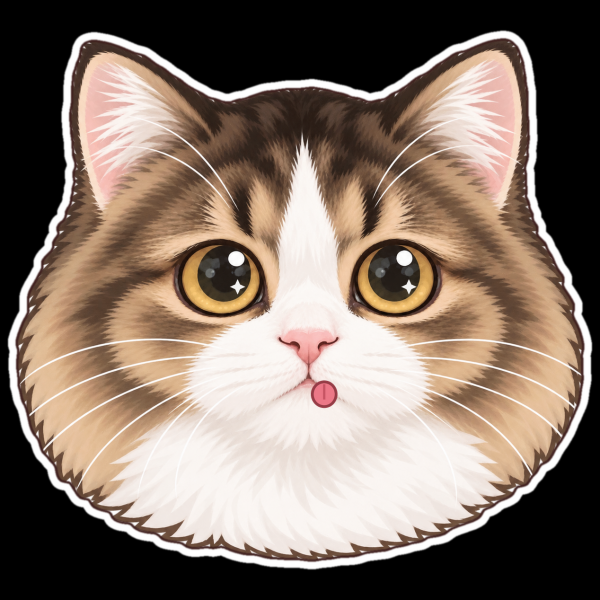
#> input picture art/expr/c3_lick.png, 600 x 600 px
$ python -i expr.py   (imports and definitions only)
#> lines starting #> are read from the running program, lines starting #| are printed output that depends on the picture
# 把 GPT 生成的白底表情头像做成和棋盘头像一样的贴纸：抠图、修边、深棕描边 + 白边、透明背景、统一大小
import numpy as np, cv2, sys
import onnxruntime as ort
# [1 line that did not run here, left out]
def process(src, dst, erode=3):
#> called with src = '../art/expr/c3_lick.png', dst = 'out.png', erode = 3
    img = cv2.copyMakeBorder(cv2.imread(src), 60, 60, 60, 60, cv2.BORDER_CONSTANT, value=(255, 255, 255)); H, W = img.shape[:2]
#> after `img = cv2.copyMakeBorder(cv2.imread(src), 60, 60, 60, 60, cv2.BORDER_C`:
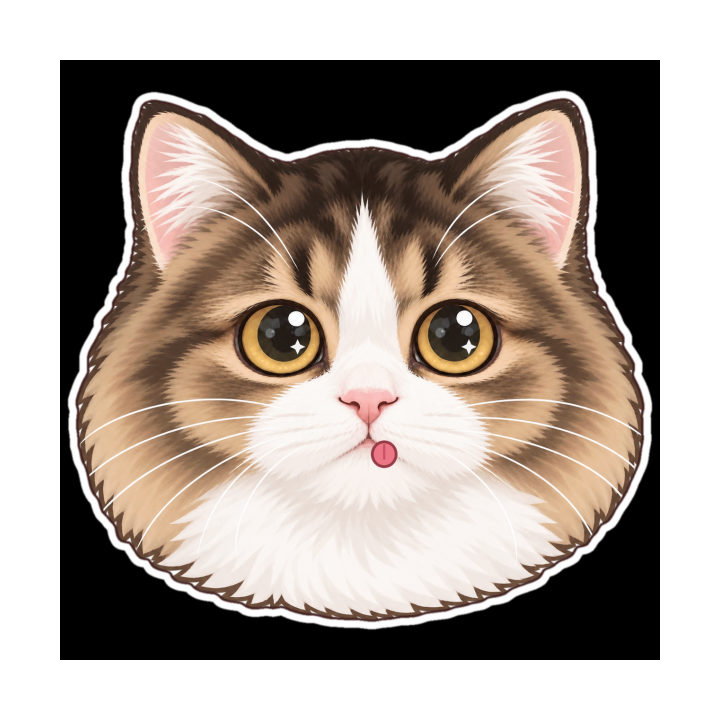
#> img: shape (720, 720, 3); mean B, G, R 149.7, 157.6, 168.6
#> after `H, W = img.shape[:2]`: H = 720; W = 720
    x = cv2.resize(img, (320, 320)).astype(np.float32)[:, :, ::-1] / 255.0
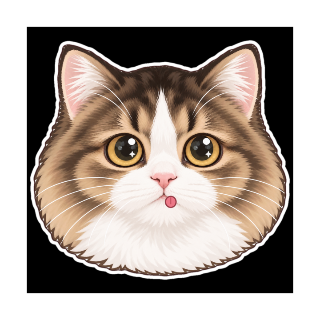
#> x: shape (320, 320, 3) float32; mean R, G, B 0.663, 0.62, 0.589
    x = ((x - [0.485, 0.456, 0.406]) / [0.229, 0.224, 0.225]).transpose(2, 0, 1)[None].astype(np.float32)
#> (the run stopped early here; a loop or call above may not have finished)

$ run again, on art/expr/content.png
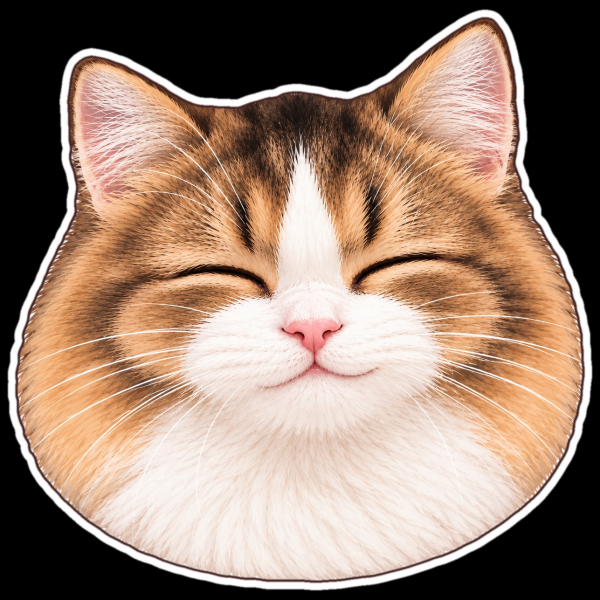
#> input picture art/expr/content.png, 600 x 600 px
#> in process, `img = cv2.copyMakeBorder(cv2.imread(src), 60, 60, 60, 60, cv2.BORDER_C`:
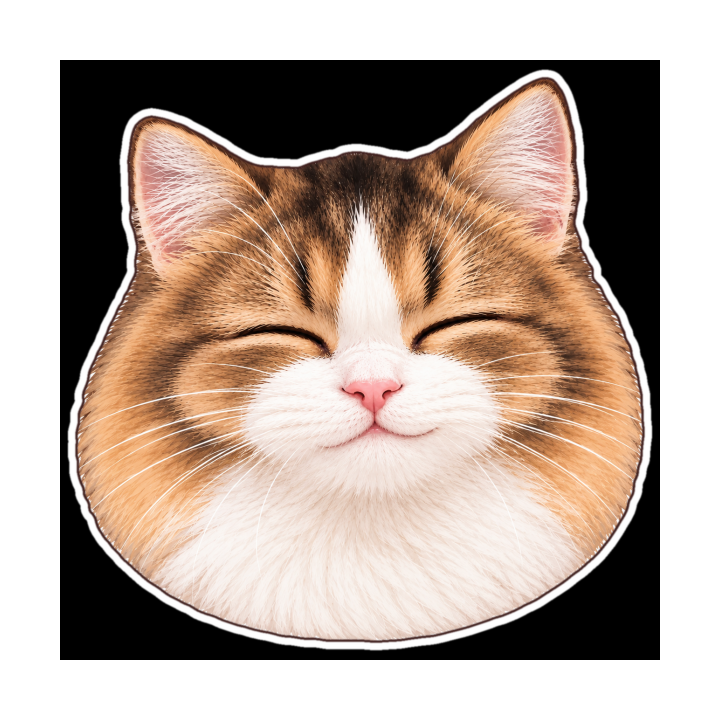
#> img: shape (720, 720, 3); mean B, G, R 155.1, 166.1, 183.1
#> in process, `x = cv2.resize(img, (320, 320)).astype(np.float32)[:, :, ::-1] / 255.0`:
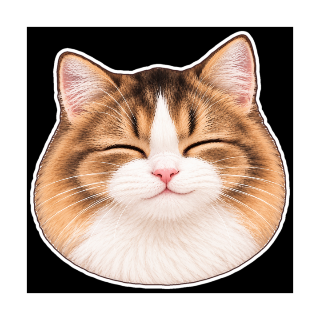
#> x: shape (320, 320, 3) float32; mean R, G, B 0.72, 0.653, 0.61
